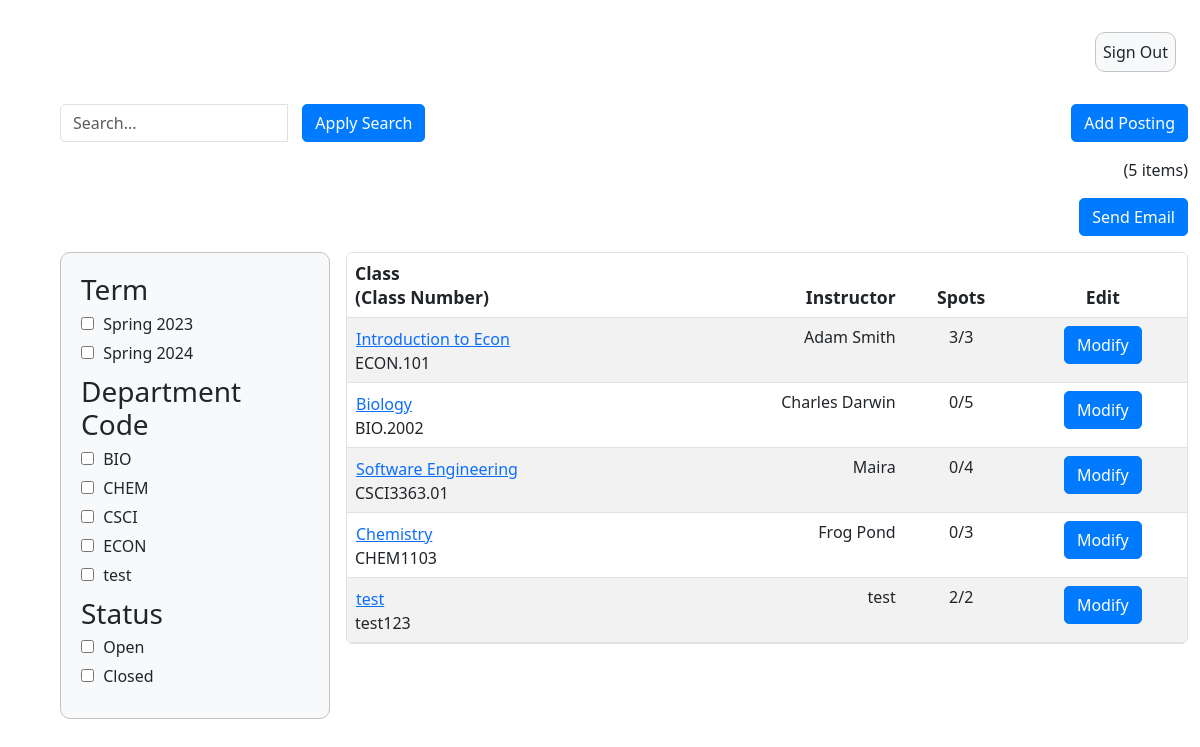
The page /admin_summary/ on the database as committed earlier.
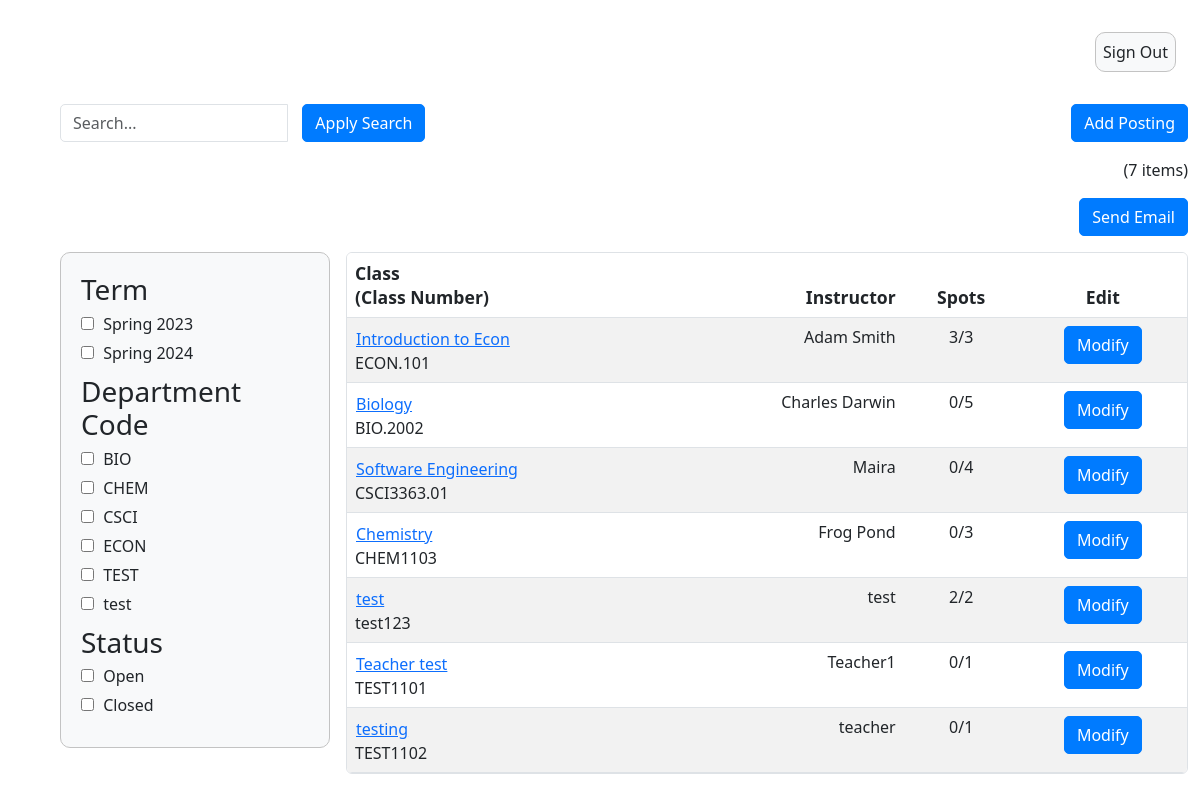
The same page on the database as committed later.
### InstructorAddCourse/models.py (models this page shows)
class InstructorAddCourse(models.Model):
	course_instructor = models.ForeignKey(User, on_delete=models.CASCADE)
	course_name = models.CharField(max_length=255)
	course_number = models.CharField(max_length=255)
	course_instructor = models.CharField(max_length=255)
	description = models.CharField(max_length=800)
	total_time_commitment = models.DecimalField(max_digits=2, decimal_places=0, validators=[MinValueValidator(0)], default=0)
	has_discussion = models.CharField(choices=[('yes', 'Yes'),('no', 'No')], max_length=50, default='')
	num_ta_needed = models.DecimalField(max_digits=2, decimal_places=0, validators=[MinValueValidator(0)], default=0)
	curr_num_ta = models.IntegerField(default=0)
	graded_meeting = models.CharField(choices=[('yes', 'Yes'),('no', 'No')], max_length=50, default='')
	office_hours = models.DecimalField(max_digits=2, decimal_places=0, validators=[MinValueValidator(0)], default=0)
	other_info = models.CharField(max_length=800, default=None)
	term = models.CharField(default=get_default_term(), max_length=100)

### adminSummary/views.py (the view)
# urls.py: path('admin_summary/', admin_summary_view),
def admin_summary_view(response):
    search_query = response.GET.get('q', '')
    term_filter = response.GET.get('term', '')
    status_filter = response.GET.get('status', '')
    dept_filter = response.GET.get('dept-code', '')
    course_objects = InstructorAddCourse.objects.all()
    applied_filters = []
    if search_query:
        course_objects = course_objects.filter(
            course_name__icontains=search_query)
        applied_filters.append(('q', search_query))
    if term_filter:
        if term_filter in term_keys:
            course_objects = [course for course in course_objects if get_term(
                course) == term_filter]
            applied_filters.append(('term', term_filter))
    if dept_filter:
        if dept_filter in dept_keys:
            course_objects = [course for course in course_objects if get_dept(
                course) == dept_filter]
            applied_filters.append(('dept-code', dept_filter))
    if status_filter:
        if status_filter in status_keys:
            course_objects = [course for course in course_objects if get_status(
                course) == status_filter]
            applied_filters.append(('status', status_filter))
    else:
        applied_filters = [f for f in applied_filters if f[0] != 'status']
    applications = []
    if 'course_number' in response.session:
        course_number = response.session['course_number']
        applications = Application.objects.filter(course_number=course_number)
        del response.session['course_number']
    course_count = len(course_objects)
    context = {'course_objects': course_objects,
               'course_count': course_count, 'applied_filters': applied_filters,
               'term_keys': term_keys, 'dept_keys': dept_keys,
               'applications': applications}
    return render(response, "adminSummary.html", context)

### templates/adminSummary.html (shortened to what this page needs)
{% extends 'appbase.html' %} {% block content %} {% load static %} {% load static admin_templatetags %}
<!DOCTYPE html>
<html>
  <head>
    <link rel="stylesheet" href="{% static 'adminSummary.css' %}" />
  </head>
  <body>
    <div class="container-fluid">
      <form method="get">
      <div class="row">
        <div class="col-md-4">
            <div class="input-group">
              <input
                type="text"
                class="form-control"
                id="search"
                name="q"
                placeholder="Search..."
              />
              <div class="input-group-btn input-space">
                <button type="submit" class="btn btn-primary">
                  Apply Search
                </button>
              </div>
            </div>
        </div>
        <div class="col-md-4">
        </div>
        <div class="col-md-4">
          <div class="text-end">
            <a href="{% url 'add_course' %}" id="add-posting-btn" class="btn btn-primary">
              Add Posting
            </a>
          </div>
        </div>
      </div>
      <div class="row" id="item-row">
        <div class="col-sm">
          <div class="text-end">({{course_count}} items)</div>
        </div>
      </div>
      <div class="row" id="item-row">
        <div class="col-sm">
          <div class="text-end">
            <a href="{% url 'send_email' %}">
              <button type="button" class="btn btn-primary">Send Email</button>
            </a>
          </div>
        </div>
      </div>
      <div class="row">
        <div class="col-sm-3">
          <div class="filter-box">
            <div class="filter-group">
              <h3>Term</h3>
              {% for term in term_keys %}
              <label>
                <input type="checkbox" name="term" value="{{ term }}" /> {{ term }}
              </label>
              {% endfor %}
            </div>
            <div class="filter-group">
              <h3>Department Code</h3>
              {% for dept in dept_keys %}
              <label>
                <input type="checkbox" name="dept-code" value="{{ dept }}" /> {{ dept }}
              </label>
              {% endfor %}
            </div>
            <div class="filter-group">
              <h3>Status</h3>
              <label>
                <input type="checkbox" name="status" value="Open"/> Open
            </label>
            <label>
                <input type="checkbox" name="status" value="Closed"/> Closed
            </label>
            </div>
          </div>
        </div>
        <div class="col-sm-9">
          <table class="table table-striped table-hover rounded overflow-hidden">
            <thead>
              <tr>
                <th>Class<br />(Class Number)</th>
                <th class="text-end">Instructor</th>
                <th class="text-center">Spots</th>
                <th class="text-center">Edit</th>
              </tr>
            </thead>
            <tbody id="table-body">
              {% for course in course_objects %}
              <form method="post" action="{% url 'show_applications' %}">
                <tr>
                  <td>
                    <button type="submit" class="btn btn-link p-0 m-0 text-start course-name-button">{{ course.course_name }}</button>
                    <br />{{ course.course_number }}
                  </td>
                  <td class="text-end">{{ course.course_instructor }}</td>
                  <td class="text-center">
                    {{course.curr_num_ta}}/{{ course.num_ta_needed }}
                  </td>
                  <td class="text-center">
                    <a href="{% url 'edit_course' course.id %}" class="btn btn-primary">Modify</a>
                  </td>
                </tr>
              </form>
            {% endfor %}
            </tbody>
          </table>
        </div>
      </div>
    </form>
  </div>
</body>
</html>
{% endblock %}

### templates/appbase.html (shortened to what this page needs)
{% load static %}
<html>
  <head>
    <link
      href="https://cdn.jsdelivr.net/npm/bootstrap@5.3.0-alpha1/dist/css/bootstrap.min.css"
      rel="stylesheet"
    />
    <link rel="stylesheet" href="{% static 'appbase.css' %}" />
  </head>
  <body>
    <div class="container-fluid m-4">
      <div class="row m-3">
        <div class="col-sm">
          <div class="container-fluid d-flex justify-content-end">
            <a class="nav-link btn btn-sm sign-out-button" href="{% url 'logout' %}">Sign Out</a>
          </div>
        </div>
        </div>
        <div class="row m-3">
          {% block content %} {% endblock %}
        </div>
      </div>
  </body>
</html>

### static/appbase.css (style rules this page uses)
.sign-out-button { background-color: #f8f9fa; border: 1px solid #c3c3c3; border-radius: 10px; padding: 7px; transition: background-color 0.3s, border-color 0.3s; }

### static/adminSummary.css (style rules this page uses)
body { height: 100%; }
table { background: white; border: 1px solid #c3c3c3; border-radius: 5px; width: 50%; border-spacing: 0px; border-collapse: separate; }
table th { font-weight: 600; font-size: 1.1em; background: #c6c6c6; }
table td { background: transparent; }
.filter-box { padding: 20px; border: 1px solid #c3c3c3; background-color: #f8f9fa; border-radius: 10px; }
.filter-group { margin-bottom: 10px; }
.filter-group h3 { margin-top: 0; margin-bottom: 5px; }
.filter-group label { display: block; margin-bottom: 5px; }
.filter-group input[type="checkbox"] { margin-right: 5px; }
[class*="col"] { padding: 0.5rem; }
.input-group-btn.input-space { padding-left: 15px; }
.form-control { border-radius: 5px; }
.btn-primary { background-color: #007bff; border-color: #007bff; border-radius: 5px; }

Rows that differ between the two databases and show on the page:
added InstructorAddCourse: course_name "Teacher test", course_number "TEST1101", course_instructor "Teacher1", curr_num_ta "0", num_ta_needed "1"
added InstructorAddCourse: course_name "testing", course_number "TEST1102", course_instructor "teacher", curr_num_ta "0", num_ta_needed "1"
Other text that changed with them:
{{ course_count }}: "5" → "7"
{{ dept }}: "test" → "TEST"
new list line: "☐ test"
